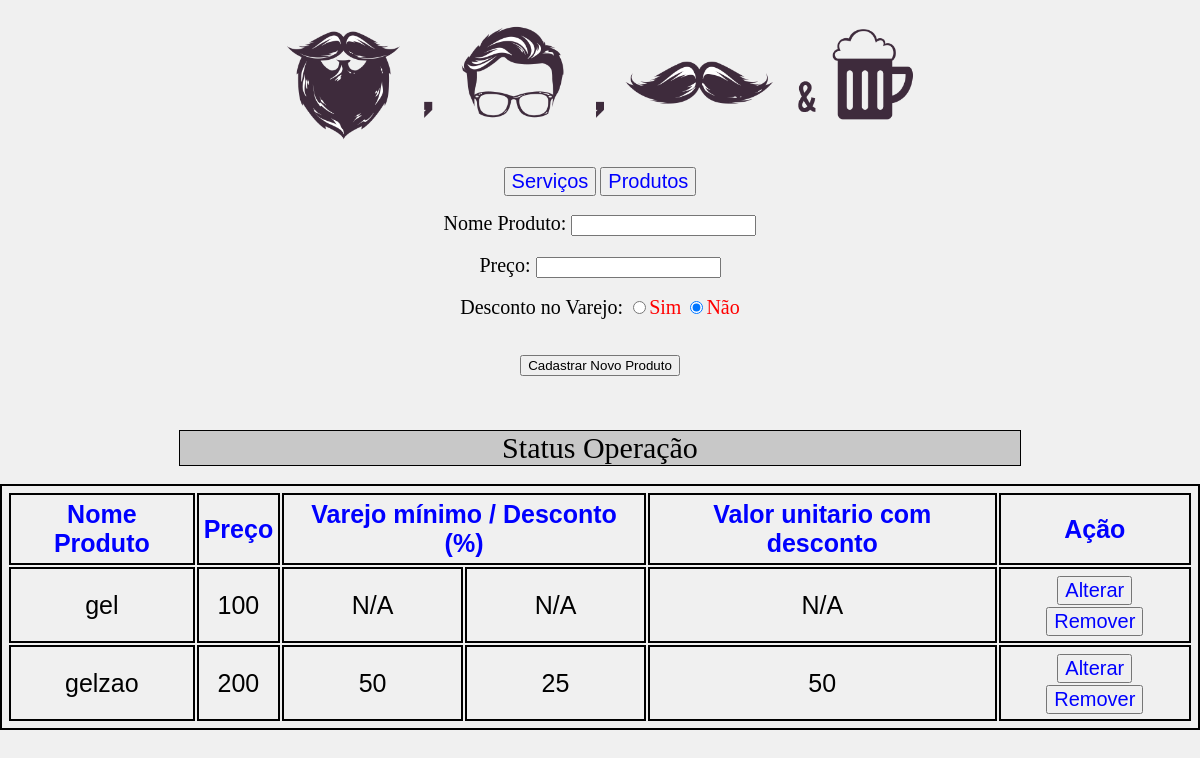
Before: /produtos.php with the older database file.
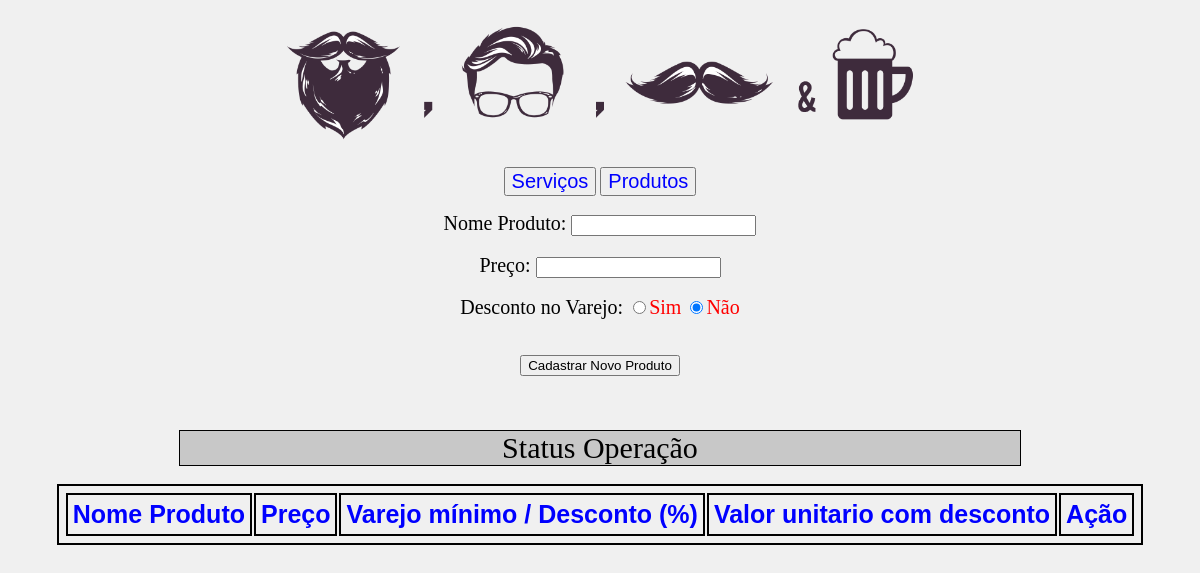
After: the same page with the newer database file.
### tables this page shows
CREATE TABLE IF NOT EXISTS `produto` (
  `id_produto` int(11) NOT NULL AUTO_INCREMENT,
  `nome_produto` varchar(100) NOT NULL,
  `preco` double NOT NULL,
  `varejo` varchar(100) NOT NULL,
  `qtdMin` varchar(100) NOT NULL,
  `desconto` varchar(100) NOT NULL,
  `descontao` varchar(100) NOT NULL,
  PRIMARY KEY (`id_produto`)
);

### produtos.php (the view, shortened to what this page needs)
<?php
	include("conexao.php");
	$sql = "SELECT * FROM produto";
	$resultado = mysqli_query($link,$sql) or die("erro");
?>
<!DOCTYPE html>
<html lang="pt-Br">
	<head>
		<link rel="stylesheet" type="text/css" href="css.css">
	</head>
	<body>
		<div class="img"><img src="barba.png" /></div>
		<p class="a">
			<button><a href="index.php">Serviços</a></button>
			<button><a href="produtos.php">Produtos</a></button>
		</p>
		<div id="form" class="form">
			<label class="label">Nome Produto: </label>
			<input type="text" name="produto" id="produto"/>
			<br />
			<br />
			<label class="label">Preço: </label>
			<input type="number" name="precoProd" id="precoProd" step="0.1"/>
			<br />
			<br />
			<label class="label">Desconto no Varejo: </label>
			<input type="radio" id='varejo' class="varejo" name="varejo" value="s" /><label class="label2">Sim</label>
			<input type="radio" id='varejo' class="varejo" name="varejo" value="n" checked  /><label class="label2">Não</label>
			<br />
			<br />
			<br />
			<button id="cadastrarProd">Cadastrar Novo Produto</button>
			<br />
			<br />
			<br />
			<br />
		</div>
		<div class="table_css">
			<div id="status" class="status">Status Operação</div>
			<br />
			<table class="table">
				<thead>
					<tr>
						<th>Nome Produto</th>
						<th>Preço</th>
						<th colspan='2'>Varejo mínimo / Desconto (%)</th>
						<th>Valor unitario com desconto</th>
						<th>Ação</th>
					</tr>
				</thead>
				<tbody>
					<?php
						while($linha=mysqli_fetch_assoc($resultado)){
							if( $linha["varejo"] == "s" ){
								$descontao = $linha["descontao"];
								$qtdMin = $linha["qtdMin"];
								$desconto = $linha["desconto"];
							}else{
								$qtdMin = "N/A";
								$desconto = "N/A";
								$descontao = "N/A";
							}
							echo "<tr>
									<td class='alt_nome'  value='$linha[id_produto]'>$linha[nome_produto]	</td>
									<td class='alt_preco' value='$linha[id_produto]'>$linha[preco]</td>
									<td class='alt_unit'  value='$linha[id_produto]'>$qtdMin</td>
									<td class='alt_desc'  value='$linha[id_produto]'>$desconto</td>
									<td class='alt_desct' value='$linha[id_produto]'>$descontao</td>
									<td>
										<button class='btn_alterar' value='$linha[id_produto]'>Alterar</button>
										<button class='btn_excluir' value='$linha[id_produto]'>Remover</button>
										</td>
								</tr>";
						}
					?>
				</tbody>
			</table>
		</div>
		<br />
		<br />
		<br />
	</body>
</html>

Changed rows visible on the page:
removed produto: $linha[id_produto] 49 (drawn), nome_produto "gel", preco "100", varejo "N/A"
removed produto: nome_produto "gelzao", preco "200", qtdMin "50", desconto "25", descontao "50"
